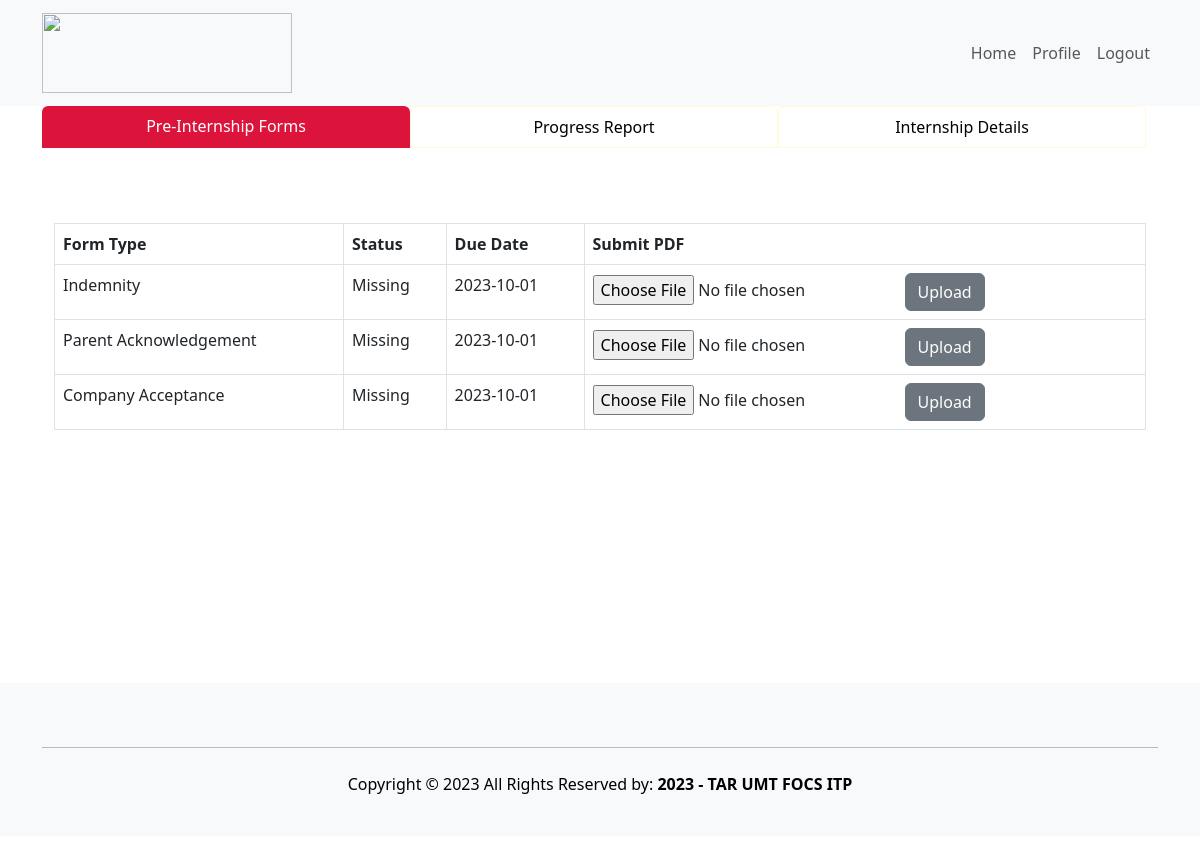
Screenshot of /student/PreInternship.php (signed in) with the database file from the repository.
### tables this page shows
CREATE TABLE `internship` (
  `internshipID` varchar(10) NOT NULL,
  `studID` varchar(10) DEFAULT NULL,
  `sessionID` varchar(10) DEFAULT NULL,
  `indemnity` varchar(100) DEFAULT NULL,
  `indemnityStatus` enum('Accepted','Rejected','Pending','Missing') DEFAULT NULL,
  `parentAcknowledgement` varchar(100) DEFAULT NULL,
  `parentAcknowledgementStatus` enum('Accepted','Rejected','Pending','Missing') DEFAULT NULL,
  `companyAcceptance` varchar(100) DEFAULT NULL,
  `companyAcceptanceStatus` enum('Accepted','Rejected','Pending','Missing') DEFAULT NULL,
  `monthlyReport1` varchar(100) DEFAULT NULL,
  `monthlyReport1Grade` int(11) DEFAULT NULL,
  `monthlyReport2` varchar(100) DEFAULT NULL,
  `monthlyReport2Grade` int(11) DEFAULT NULL,
  `monthlyReport3` varchar(100) DEFAULT NULL,
  `monthlyReport3Grade` int(11) DEFAULT NULL,
  `evaluationReport` varchar(100) DEFAULT NULL,
  `evaluationReportGrade` int(11) DEFAULT NULL,
  `finalGrade` int(11) DEFAULT NULL,
  `internshipStatus` enum('In Progress','Completed','Suspended','Terminated') DEFAULT NULL
);

CREATE TABLE `session` (
  `sessionID` varchar(10) NOT NULL,
  `startMonthYear` date DEFAULT NULL,
  `endMonthYear` date DEFAULT NULL,
  `qualification` enum('Diploma','Degree') DEFAULT NULL
);

### student/PreInternship.php (the view, shortened to what this page needs)
<?php
include 'studentHeader.php';
?>
    <form style="min-height:100vh;" id="form1" runat="server">
        <div class="container row justify-content-md-center mx-auto">
            <div class="nav nav-tabs border-0" id="nav-tab" role="tablist">
                <a href="PreInternship.php" class="nav-link active col-4 text-white border-0 text-center" style="background-color: #dc143c">
                    Pre-Internship Forms
                </a>
                <a href="Progress.php" class="nav-link col-4 text-black text-center" style="border-color: #FFFBD6">
                    Progress Report
                </a>
                <a href="InternshipDetails.php" class="nav-link col-4 text-black text-center" style="border-color: #FFFBD6">
                    Internship Details
                </a>
            </div>
        </div>
    <div style="overflow-x: scroll;" class="container row justify-content-md-center mx-auto">
        <div class="container" style="height:55vh;">
            <table id="SubmissionGV" class="table w-100 my-1 table-bordered table-responsive table-hover">
                <tr style="background-color: lightgrey;">
                    <th>Form Type</th>
                    <th>Status</th>
                    <th>Due Date</th>
                    <th>Submit PDF</th>
                </tr>
                <?php
                require 'connect.php';
                if ($con->connect_error) {
                    throw new Exception("Connection failed: " . $con->connect_error);
                } else {
                    $sql = "SELECT * FROM internship WHERE studID=$studID";
                    $result = $con->query($sql);
                    if ($result->num_rows > 0) {
                        while ($row = $result->fetch_assoc()) {
                            $sessionSql = "SELECT startMonthYear FROM session WHERE sessionID = " . $row['sessionID'];
                            $sessionResult = $con->query($sessionSql);
                            $dueDate = "";
                            $internshipStatus = $row['internshipStatus'];
                            if ($sessionResult->num_rows > 0) {
                                $sessionRow = $sessionResult->fetch_assoc();
                                $startMonthYear = new DateTime($sessionRow['startMonthYear']);
                                $dueDate = $startMonthYear->modify('+1 month')->format('Y-m-d');
                            }
                            $dueDateTimestamp = strtotime($dueDate);
                            $currentDateTimestamp = strtotime(date('Y-m-d'));
                            echo '<br>';
                            echo '<tr>';
                            echo '<td>Indemnity</td>';
                            echo '<td>' . $row['indemnityStatus'] . '</td>';
                            echo '<td>' . $dueDate . '</td>';
                            echo '<td>';
                            if ($row['indemnity'] !== '' && ($row['indemnityStatus'] === 'Pending' || $row['indemnityStatus'] === 'Accepted' || $row['indemnityStatus'] === 'Rejected')) {
                                echo '<label><b><a href="' . $row['indemnity'] . '" class="text-black" target="_blank">View File</a></b></label>';
                                echo '<br>';
                                echo '<form action="removePDF.php" method="post">';
                                echo '<input type="hidden" name="student_id" value="' . $studID . '" />';
                                echo '<input type="hidden" name="form_type" value="indemnity" />';
                                echo '<input type="submit" class="btn btn-secondary" value="Unsubmit" name="submit" />';
                                echo '</form>';
                            } else {
                                if ($dueDateTimestamp < $currentDateTimestamp && $row['indemnityStatus'] === 'Missing' || $internshipStatus === 'Terminated') {
                                    echo '<button type="button" class="btn btn-secondary" disabled>Submit Disabled</button>';
                                } else {
                                    echo '<form action="submitPDF.php" method="post" enctype="multipart/form-data">';
                                    echo '<input type="file" name="pdf_file" accept=".pdf" />';
                                    echo '<input type="submit" class="btn btn-secondary" value="Upload" name="submit" />';
                                    echo '</form>';
                                }
                            }
                            echo '</td>';
                            echo '</tr>';
                            echo '<tr>';
                            echo '<td>Parent Acknowledgement</td>';
                            echo '<td>' . $row['parentAcknowledgementStatus'] . '</td>';
                            echo '<td>' . $dueDate . '</td>';
                            echo '<td>';
                            if ($row['parentAcknowledgement'] !== '' && ($row['parentAcknowledgementStatus'] === 'Pending' || $row['parentAcknowledgementStatus'] === 'Accepted' || $row['parentAcknowledgementStatus'] === 'Rejected')) {
                                echo '<label><b><a href="' . $row['parentAcknowledgement'] . '" class="text-black" target="_blank">View File</a></b></label>';
                                echo '<br>';
                                echo '<form action="removePDF.php" method="post">';
                                echo '<input type="hidden" name="student_id" value="' . $studID . '" />';
                                echo '<input type="hidden" name="form_type" value="parentAcknowledgement" />';
                                echo '<input type="submit" class="btn btn-secondary" value="Unsubmit" name="submit" />';
                                echo '</form>';
                            } else {
                                if ($dueDateTimestamp < $currentDateTimestamp && $row['parentAcknowledgementStatus'] === 'Missing' || $internshipStatus === 'Terminated') {
                                    echo '<button type="button" class="btn btn-secondary" disabled>Submit Disabled</button>';
                                } else {
                                    echo '<form action="submitPDF.php" method="post" enctype="multipart/form-data">';
                                    echo '<input type="file" name="pdf_file" accept=".pdf" />';
                                    echo '<input type="submit" class="btn btn-secondary" value="Upload" name="submit" />';
                                    echo '</form>';
                                }
                            }
                            echo '</td>';
                            echo '</tr>';
                            echo '<tr>';
                            echo '<td>Company Acceptance</td>';
                            echo '<td>' . $row['companyAcceptanceStatus'] . '</td>';
                            echo '<td>' . $dueDate . '</td>';
                            echo '<td>';
                            if ($row['companyAcceptance'] !== '' && ($row['companyAcceptanceStatus'] === 'Pending' || $row['companyAcceptanceStatus'] === 'Accepted' || $row['companyAcceptanceStatus'] === 'Rejected')) {
                                echo '<label><b><a href="' . $row['companyAcceptance'] . '" class="text-black" target="_blank">View File</a></b></label>';
                                echo '<br>';
                                echo '<form action="removePDF.php" method="post">';
                                echo '<input type="hidden" name="student_id" value="' . $studID . '" />';
                                echo '<input type="hidden" name="form_type" value="companyAcceptance" />';
                                echo '<input type="submit" class="btn btn-secondary" value="Unsubmit" name="submit" />';
                                echo '</form>';
                            } else {
                                if ($dueDateTimestamp < $currentDateTimestamp && $row['companyAcceptanceStatus'] === 'Missing' || $internshipStatus === 'Terminated') {
                                    echo '<button type="button" class="btn btn-secondary" disabled>Submit Disabled</button>';
                                } else {
                                    echo '<form action="submitPDF.php" method="post" enctype="multipart/form-data">';
                                    echo '<input type="file" name="pdf_file" accept=".pdf" />';
                                    echo '<input type="submit" class="btn btn-secondary" value="Upload" name="submit" />';
                                    echo '</form>';
                                }
                            }
                            echo '</td>';
                            echo '</tr>';
                        }
                    } else {
                        echo '<tr>';
                        echo '<td colspan="4" class="text-center">No forms found for this student.</td>';
                        echo '</tr>';
                    }
                }
                ?>
            </table>
        </div>
    </div>
</form>
<?php
include 'studentFooter.php';
?>

### rows the page displays
internship: indemnityStatus "Missing", sessionID.startMonthYear "2023-10-01", parentAcknowledgementStatus "Missing", companyAcceptanceStatus "Missing"
